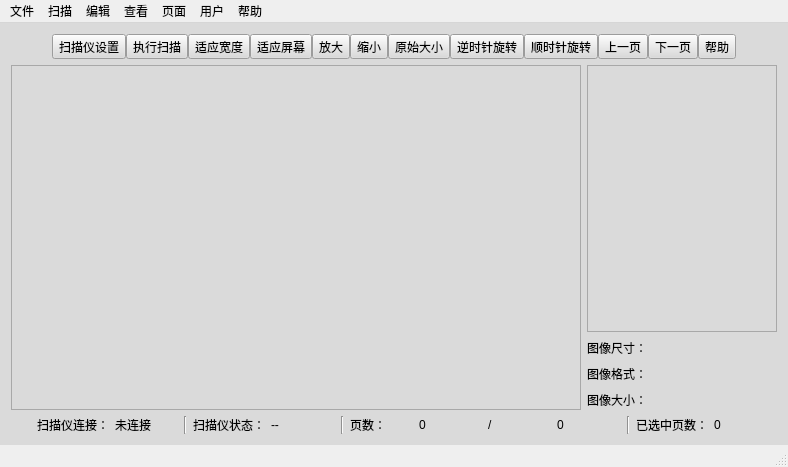
<?xml version="1.0" encoding="UTF-8"?>
<ui version="4.0">
 <class>MainWindow</class>
 <widget class="QMainWindow" name="MainWindow">
  <property name="geometry">
   <rect>
    <x>0</x>
    <y>0</y>
    <width>788</width>
    <height>467</height>
   </rect>
  </property>
  <property name="minimumSize">
   <size>
    <width>500</width>
    <height>300</height>
   </size>
  </property>
  <property name="contextMenuPolicy">
   <enum>Qt::NoContextMenu</enum>
  </property>
  <property name="windowTitle">
   <string>HuaGoScan For Linux</string>
  </property>
  <property name="windowIcon">
   <iconset resource="hg_sane_rsc.qrc">
    <normaloff>:/image_rsc/logo.ico</normaloff>:/image_rsc/logo.ico</iconset>
  </property>
  <widget class="QWidget" name="centralWidget">
   <property name="autoFillBackground">
    <bool>false</bool>
   </property>
   <property name="styleSheet">
    <string notr="true">QWidget{background-color:#dadada}</string>
   </property>
   <layout class="QVBoxLayout" name="verticalLayout_2">
    <item>
     <layout class="QHBoxLayout" name="horizontalLayout_6" stretch="0">
      <item>
       <layout class="QHBoxLayout" name="shortcut_layout" stretch="0,0,0,0,0,0,0,0,0,0,0,0">
        <property name="spacing">
         <number>0</number>
        </property>
        <item>
         <widget class="QToolButton" name="btn_settings">
          <property name="sizePolicy">
           <sizepolicy hsizetype="Fixed" vsizetype="Fixed">
            <horstretch>0</horstretch>
            <verstretch>0</verstretch>
           </sizepolicy>
          </property>
          <property name="text">
           <string>扫描仪设置</string>
          </property>
          <property name="icon">
           <iconset resource="hg_sane_rsc.qrc">
            <normaloff>:/image_rsc/ButtonIco/Normal/btnScannerSetting.png</normaloff>:/image_rsc/ButtonIco/Normal/btnScannerSetting.png</iconset>
          </property>
          <property name="iconSize">
           <size>
            <width>40</width>
            <height>40</height>
           </size>
          </property>
         </widget>
        </item>
        <item>
         <widget class="QToolButton" name="btn_scan">
          <property name="text">
           <string>执行扫描</string>
          </property>
          <property name="icon">
           <iconset resource="hg_sane_rsc.qrc">
            <normaloff>:/image_rsc/ButtonIco/Normal/btnScan.png</normaloff>:/image_rsc/ButtonIco/Normal/btnScan.png</iconset>
          </property>
          <property name="iconSize">
           <size>
            <width>40</width>
            <height>40</height>
           </size>
          </property>
         </widget>
        </item>
        <item>
         <widget class="QToolButton" name="btn_zoomFitH">
          <property name="text">
           <string>适应宽度</string>
          </property>
          <property name="icon">
           <iconset resource="hg_sane_rsc.qrc">
            <normaloff>:/image_rsc/ButtonIco/Normal/btnFitWindowWidth.png</normaloff>:/image_rsc/ButtonIco/Normal/btnFitWindowWidth.png</iconset>
          </property>
          <property name="iconSize">
           <size>
            <width>40</width>
            <height>40</height>
           </size>
          </property>
         </widget>
        </item>
        <item>
         <widget class="QToolButton" name="btn_zoomFitHV">
          <property name="text">
           <string>适应屏幕</string>
          </property>
          <property name="icon">
           <iconset resource="hg_sane_rsc.qrc">
            <normaloff>:/image_rsc/ButtonIco/Normal/btnFitWindow.png</normaloff>:/image_rsc/ButtonIco/Normal/btnFitWindow.png</iconset>
          </property>
          <property name="iconSize">
           <size>
            <width>40</width>
            <height>40</height>
           </size>
          </property>
         </widget>
        </item>
        <item>
         <widget class="QToolButton" name="btn_zoomIn">
          <property name="text">
           <string>放大</string>
          </property>
          <property name="icon">
           <iconset resource="hg_sane_rsc.qrc">
            <normaloff>:/image_rsc/ButtonIco/Normal/btnZoomOut.png</normaloff>:/image_rsc/ButtonIco/Normal/btnZoomOut.png</iconset>
          </property>
          <property name="iconSize">
           <size>
            <width>40</width>
            <height>40</height>
           </size>
          </property>
         </widget>
        </item>
        <item>
         <widget class="QToolButton" name="btn_zoomOut">
          <property name="text">
           <string>缩小</string>
          </property>
          <property name="icon">
           <iconset resource="hg_sane_rsc.qrc">
            <normaloff>:/image_rsc/ButtonIco/Normal/btnZoomIn.png</normaloff>:/image_rsc/ButtonIco/Normal/btnZoomIn.png</iconset>
          </property>
          <property name="iconSize">
           <size>
            <width>40</width>
            <height>40</height>
           </size>
          </property>
         </widget>
        </item>
        <item>
         <widget class="QToolButton" name="btn_zoomOri">
          <property name="text">
           <string>原始大小</string>
          </property>
          <property name="icon">
           <iconset resource="hg_sane_rsc.qrc">
            <normaloff>:/image_rsc/ButtonIco/Normal/btnOriginalSize.png</normaloff>:/image_rsc/ButtonIco/Normal/btnOriginalSize.png</iconset>
          </property>
          <property name="iconSize">
           <size>
            <width>40</width>
            <height>40</height>
           </size>
          </property>
         </widget>
        </item>
        <item>
         <widget class="QToolButton" name="btn_antiClockRotate">
          <property name="enabled">
           <bool>true</bool>
          </property>
          <property name="text">
           <string>逆时针旋转</string>
          </property>
          <property name="icon">
           <iconset resource="hg_sane_rsc.qrc">
            <normaloff>:/image_rsc/ButtonIco/Normal/btnRotateLeft.png</normaloff>:/image_rsc/ButtonIco/Normal/btnRotateLeft.png</iconset>
          </property>
          <property name="iconSize">
           <size>
            <width>40</width>
            <height>40</height>
           </size>
          </property>
          <property name="checkable">
           <bool>false</bool>
          </property>
          <property name="checked">
           <bool>false</bool>
          </property>
         </widget>
        </item>
        <item>
         <widget class="QToolButton" name="btn_clockRotate">
          <property name="enabled">
           <bool>true</bool>
          </property>
          <property name="text">
           <string>顺时针旋转</string>
          </property>
          <property name="icon">
           <iconset resource="hg_sane_rsc.qrc">
            <normaloff>:/image_rsc/ButtonIco/Normal/btnRotateRight.png</normaloff>:/image_rsc/ButtonIco/Normal/btnRotateRight.png</iconset>
          </property>
          <property name="iconSize">
           <size>
            <width>40</width>
            <height>40</height>
           </size>
          </property>
          <property name="checkable">
           <bool>false</bool>
          </property>
          <property name="checked">
           <bool>false</bool>
          </property>
         </widget>
        </item>
        <item>
         <widget class="QToolButton" name="btn_prePage">
          <property name="enabled">
           <bool>true</bool>
          </property>
          <property name="text">
           <string>上一页</string>
          </property>
          <property name="icon">
           <iconset resource="hg_sane_rsc.qrc">
            <normaloff>:/image_rsc/ButtonIco/Normal/btnPrevious.png</normaloff>:/image_rsc/ButtonIco/Normal/btnPrevious.png</iconset>
          </property>
          <property name="iconSize">
           <size>
            <width>40</width>
            <height>40</height>
           </size>
          </property>
          <property name="checkable">
           <bool>false</bool>
          </property>
          <property name="checked">
           <bool>false</bool>
          </property>
         </widget>
        </item>
        <item>
         <widget class="QToolButton" name="btn_nextPage">
          <property name="enabled">
           <bool>true</bool>
          </property>
          <property name="text">
           <string>下一页</string>
          </property>
          <property name="icon">
           <iconset resource="hg_sane_rsc.qrc">
            <normaloff>:/image_rsc/ButtonIco/Normal/btnNext.png</normaloff>:/image_rsc/ButtonIco/Normal/btnNext.png</iconset>
          </property>
          <property name="iconSize">
           <size>
            <width>40</width>
            <height>40</height>
           </size>
          </property>
          <property name="checkable">
           <bool>false</bool>
          </property>
          <property name="checked">
           <bool>false</bool>
          </property>
         </widget>
        </item>
        <item>
         <widget class="QToolButton" name="btn_help">
          <property name="enabled">
           <bool>true</bool>
          </property>
          <property name="text">
           <string>帮助</string>
          </property>
          <property name="icon">
           <iconset resource="hg_sane_rsc.qrc">
            <normaloff>:/image_rsc/ButtonIco/Normal/btnHelp.png</normaloff>:/image_rsc/ButtonIco/Normal/btnHelp.png</iconset>
          </property>
          <property name="iconSize">
           <size>
            <width>40</width>
            <height>40</height>
           </size>
          </property>
          <property name="checkable">
           <bool>false</bool>
          </property>
          <property name="checked">
           <bool>false</bool>
          </property>
         </widget>
        </item>
       </layout>
      </item>
     </layout>
    </item>
    <item>
     <layout class="QHBoxLayout" name="horizontalLayout" stretch="3,1">
      <item>
       <widget class="QGraphicsView" name="graphicsView">
        <property name="autoFillBackground">
         <bool>false</bool>
        </property>
        <property name="backgroundBrush">
         <brush brushstyle="NoBrush">
          <color alpha="255">
           <red>0</red>
           <green>0</green>
           <blue>0</blue>
          </color>
         </brush>
        </property>
        <property name="foregroundBrush">
         <brush brushstyle="NoBrush">
          <color alpha="255">
           <red>0</red>
           <green>0</green>
           <blue>0</blue>
          </color>
         </brush>
        </property>
        <property name="dragMode">
         <enum>QGraphicsView::ScrollHandDrag</enum>
        </property>
       </widget>
      </item>
      <item>
       <layout class="QVBoxLayout" name="verticalLayout">
        <item>
         <widget class="ImageList" name="listWidget"/>
        </item>
        <item>
         <layout class="QHBoxLayout" name="horizontalLayout_2">
          <item>
           <widget class="QLabel" name="lab_imgSizeTxt">
            <property name="text">
             <string>图像尺寸：</string>
            </property>
           </widget>
          </item>
          <item>
           <widget class="QLabel" name="lab_imgSize">
            <property name="text">
             <string/>
            </property>
           </widget>
          </item>
          <item>
           <spacer name="horizontalSpacer">
            <property name="orientation">
             <enum>Qt::Horizontal</enum>
            </property>
            <property name="sizeHint" stdset="0">
             <size>
              <width>40</width>
              <height>20</height>
             </size>
            </property>
           </spacer>
          </item>
         </layout>
        </item>
        <item>
         <layout class="QHBoxLayout" name="horizontalLayout_3">
          <item>
           <widget class="QLabel" name="lab_imgFormatTxt">
            <property name="text">
             <string>图像格式：</string>
            </property>
           </widget>
          </item>
          <item>
           <widget class="QLabel" name="lab_imgFormat">
            <property name="text">
             <string/>
            </property>
           </widget>
          </item>
          <item>
           <spacer name="horizontalSpacer_2">
            <property name="orientation">
             <enum>Qt::Horizontal</enum>
            </property>
            <property name="sizeHint" stdset="0">
             <size>
              <width>40</width>
              <height>20</height>
             </size>
            </property>
           </spacer>
          </item>
         </layout>
        </item>
        <item>
         <layout class="QHBoxLayout" name="horizontalLayout_4">
          <item>
           <widget class="QLabel" name="lab_imgDataTxt">
            <property name="text">
             <string>图像大小：</string>
            </property>
           </widget>
          </item>
          <item>
           <widget class="QLabel" name="lab_imgData">
            <property name="text">
             <string/>
            </property>
           </widget>
          </item>
          <item>
           <spacer name="horizontalSpacer_3">
            <property name="orientation">
             <enum>Qt::Horizontal</enum>
            </property>
            <property name="sizeHint" stdset="0">
             <size>
              <width>40</width>
              <height>20</height>
             </size>
            </property>
           </spacer>
          </item>
         </layout>
        </item>
       </layout>
      </item>
     </layout>
    </item>
    <item>
     <layout class="QHBoxLayout" name="horizontalLayout_5">
      <item>
       <widget class="QLabel" name="lab_admin">
        <property name="maximumSize">
         <size>
          <width>20</width>
          <height>20</height>
         </size>
        </property>
        <property name="text">
         <string/>
        </property>
        <property name="pixmap">
         <pixmap resource="hg_sane_rsc.qrc">:/image_rsc/statusBar_admin.png</pixmap>
        </property>
        <property name="scaledContents">
         <bool>true</bool>
        </property>
        <property name="alignment">
         <set>Qt::AlignRight|Qt::AlignTrailing|Qt::AlignVCenter</set>
        </property>
       </widget>
      </item>
      <item>
       <widget class="QLabel" name="lab_scanCnetTxt">
        <property name="text">
         <string>扫描仪连接：</string>
        </property>
       </widget>
      </item>
      <item>
       <widget class="QLabel" name="lab_scanCnet">
        <property name="text">
         <string>未连接</string>
        </property>
       </widget>
      </item>
      <item>
       <widget class="Line" name="line_statusBarV1">
        <property name="orientation">
         <enum>Qt::Vertical</enum>
        </property>
       </widget>
      </item>
      <item>
       <widget class="QLabel" name="lab_scanStatusTxt">
        <property name="text">
         <string>扫描仪状态：</string>
        </property>
       </widget>
      </item>
      <item>
       <widget class="QLabel" name="lab_scanStatus">
        <property name="text">
         <string>--</string>
        </property>
       </widget>
      </item>
      <item>
       <widget class="Line" name="line_statusBarV2">
        <property name="orientation">
         <enum>Qt::Vertical</enum>
        </property>
       </widget>
      </item>
      <item>
       <widget class="QLabel" name="lab_pageNumTxt">
        <property name="text">
         <string>页数：</string>
        </property>
       </widget>
      </item>
      <item>
       <widget class="QLabel" name="lab_currPageNum">
        <property name="text">
         <string>0</string>
        </property>
       </widget>
      </item>
      <item>
       <widget class="QLabel" name="lab_pageNumSep">
        <property name="text">
         <string>/</string>
        </property>
       </widget>
      </item>
      <item>
       <widget class="QLabel" name="lab_totalPageNum">
        <property name="text">
         <string>0</string>
        </property>
       </widget>
      </item>
      <item>
       <widget class="Line" name="line_statusBarV3">
        <property name="orientation">
         <enum>Qt::Vertical</enum>
        </property>
       </widget>
      </item>
      <item>
       <widget class="QLabel" name="lab_selectPageNumTxt">
        <property name="text">
         <string>已选中页数：</string>
        </property>
       </widget>
      </item>
      <item>
       <widget class="QLabel" name="lab_selectPageNum">
        <property name="text">
         <string>0</string>
        </property>
       </widget>
      </item>
     </layout>
    </item>
   </layout>
  </widget>
  <widget class="QMenuBar" name="menuBar">
   <property name="geometry">
    <rect>
     <x>0</x>
     <y>0</y>
     <width>788</width>
     <height>28</height>
    </rect>
   </property>
   <widget class="QMenu" name="menu_File">
    <property name="title">
     <string>文件</string>
    </property>
    <widget class="QMenu" name="menu_export">
     <property name="title">
      <string>导出文件...</string>
     </property>
     <addaction name="act_export_multiPdf"/>
     <addaction name="act_export_multiTif"/>
     <addaction name="act_export_multiOfd"/>
    </widget>
    <addaction name="act_open"/>
    <addaction name="act_save"/>
    <addaction name="act_saveAs"/>
    <addaction name="act_close"/>
    <addaction name="act_closeAll"/>
    <addaction name="act_imgInfo"/>
    <addaction name="menu_export"/>
    <addaction name="act_print"/>
    <addaction name="act_quit"/>
   </widget>
   <widget class="QMenu" name="menu_Scan">
    <property name="title">
     <string>扫描</string>
    </property>
    <addaction name="act_devSelect"/>
    <addaction name="act_scanSettings"/>
    <addaction name="act_scanSingle"/>
    <addaction name="act_scanLot"/>
   </widget>
   <widget class="QMenu" name="menu_Help">
    <property name="title">
     <string>帮助</string>
    </property>
    <addaction name="act_verInfo"/>
    <addaction name="act_help"/>
   </widget>
   <widget class="QMenu" name="menu_View">
    <property name="title">
     <string>查看</string>
    </property>
    <widget class="QMenu" name="menu_splitView">
     <property name="title">
      <string>拆分视图</string>
     </property>
     <addaction name="act_splitView_1"/>
     <addaction name="act_splitView_2"/>
     <addaction name="act_splitView_4"/>
     <addaction name="act_splitView_8"/>
    </widget>
    <addaction name="act_toolBar"/>
    <addaction name="act_statusBar"/>
    <addaction name="act_thumBar"/>
    <addaction name="separator"/>
    <addaction name="act_zoomIn"/>
    <addaction name="act_zoomOut"/>
    <addaction name="act_zoomFitHV"/>
    <addaction name="act_zoomFitH"/>
    <addaction name="act_zoomOri"/>
    <addaction name="menu_splitView"/>
    <addaction name="act_fullScreen"/>
   </widget>
   <widget class="QMenu" name="menu_Edit">
    <property name="title">
     <string>编辑</string>
    </property>
    <widget class="QMenu" name="menu_antiClockRotate">
     <property name="title">
      <string>逆时针旋转</string>
     </property>
     <addaction name="act_antiClock_currPage"/>
     <addaction name="act_antiClock_allPage"/>
     <addaction name="act_antiClock_oddPage"/>
     <addaction name="act_antiClock_evenPage"/>
    </widget>
    <widget class="QMenu" name="menu_clockRotate">
     <property name="title">
      <string>顺时针旋转</string>
     </property>
     <addaction name="act_clock_currPage"/>
     <addaction name="act_clock_allPage"/>
     <addaction name="act_clock_oddPage"/>
     <addaction name="act_clock_evenPage"/>
    </widget>
    <addaction name="act_BCG"/>
    <addaction name="menu_antiClockRotate"/>
    <addaction name="menu_clockRotate"/>
   </widget>
   <widget class="QMenu" name="menu_Pages">
    <property name="title">
     <string>页面</string>
    </property>
    <widget class="QMenu" name="menu_insertPage">
     <property name="title">
      <string>插入/添加页面</string>
     </property>
     <addaction name="action1"/>
    </widget>
    <addaction name="act_nextPage"/>
    <addaction name="act_prePage"/>
    <addaction name="act_lastPage"/>
    <addaction name="act_firstPage"/>
    <addaction name="act_chosenPage"/>
    <addaction name="act_deletePage"/>
    <addaction name="menu_insertPage"/>
   </widget>
   <widget class="QMenu" name="menu_user">
    <property name="title">
     <string>用户</string>
    </property>
    <addaction name="act_adminLogin"/>
    <addaction name="act_logOutput"/>
    <addaction name="act_logClr"/>
    <addaction name="separator"/>
    <addaction name="act_consumeStatus"/>
    <addaction name="separator"/>
    <addaction name="act_setSleepTime"/>
    <addaction name="separator"/>
    <addaction name="act_cacheClr"/>
   </widget>
   <addaction name="menu_File"/>
   <addaction name="menu_Scan"/>
   <addaction name="menu_Edit"/>
   <addaction name="menu_View"/>
   <addaction name="menu_Pages"/>
   <addaction name="menu_user"/>
   <addaction name="menu_Help"/>
  </widget>
  <widget class="QStatusBar" name="statusBar"/>
  <action name="act_open">
   <property name="text">
    <string>打开..</string>
   </property>
  </action>
  <action name="act_close">
   <property name="text">
    <string>关闭</string>
   </property>
  </action>
  <action name="act_devSelect">
   <property name="text">
    <string>选择扫描仪..</string>
   </property>
  </action>
  <action name="act_save">
   <property name="text">
    <string>保存..</string>
   </property>
  </action>
  <action name="act_saveAs">
   <property name="text">
    <string>另存为..</string>
   </property>
  </action>
  <action name="act_scanSettings">
   <property name="text">
    <string>扫描仪设置..</string>
   </property>
  </action>
  <action name="act_verInfo">
   <property name="text">
    <string>关于..</string>
   </property>
   <property name="iconText">
    <string>版本信息..</string>
   </property>
  </action>
  <action name="act_zoomIn">
   <property name="text">
    <string>放大</string>
   </property>
  </action>
  <action name="act_zoomOut">
   <property name="text">
    <string>缩小</string>
   </property>
  </action>
  <action name="act_thumBar">
   <property name="checkable">
    <bool>true</bool>
   </property>
   <property name="checked">
    <bool>true</bool>
   </property>
   <property name="text">
    <string>缩略图栏</string>
   </property>
  </action>
  <action name="act_zoomFitHV">
   <property name="text">
    <string>适应屏幕</string>
   </property>
  </action>
  <action name="act_zoomOri">
   <property name="text">
    <string>原始大小</string>
   </property>
  </action>
  <action name="act_closeAll">
   <property name="text">
    <string>关闭所有文件</string>
   </property>
  </action>
  <action name="act_imgInfo">
   <property name="text">
    <string>图像信息..</string>
   </property>
  </action>
  <action name="act_print">
   <property name="text">
    <string>打印..</string>
   </property>
  </action>
  <action name="act_quit">
   <property name="text">
    <string>退出</string>
   </property>
  </action>
  <action name="act_scanSingle">
   <property name="text">
    <string>扫描单页</string>
   </property>
  </action>
  <action name="act_scanLot">
   <property name="text">
    <string>扫描批次到文件..</string>
   </property>
  </action>
  <action name="act_BCG">
   <property name="text">
    <string>亮度/对比度</string>
   </property>
  </action>
  <action name="act_antiClock_currPage">
   <property name="text">
    <string>当前页面</string>
   </property>
   <property name="iconText">
    <string>当前页面</string>
   </property>
  </action>
  <action name="act_antiClock_allPage">
   <property name="text">
    <string>全部页面</string>
   </property>
   <property name="iconText">
    <string>全部页面</string>
   </property>
  </action>
  <action name="act_antiClock_oddPage">
   <property name="text">
    <string>奇数页面</string>
   </property>
   <property name="iconText">
    <string>奇数页面</string>
   </property>
  </action>
  <action name="act_antiClock_evenPage">
   <property name="text">
    <string>偶数页面</string>
   </property>
   <property name="iconText">
    <string>偶数页面</string>
   </property>
  </action>
  <action name="act_clock_currPage">
   <property name="text">
    <string>当前页面</string>
   </property>
  </action>
  <action name="act_clock_allPage">
   <property name="text">
    <string>全部页面</string>
   </property>
  </action>
  <action name="act_clock_oddPage">
   <property name="text">
    <string>奇数页面</string>
   </property>
  </action>
  <action name="act_clock_evenPage">
   <property name="text">
    <string>偶数页面</string>
   </property>
  </action>
  <action name="act_toolBar">
   <property name="checkable">
    <bool>true</bool>
   </property>
   <property name="checked">
    <bool>true</bool>
   </property>
   <property name="text">
    <string>工具栏</string>
   </property>
  </action>
  <action name="act_statusBar">
   <property name="checkable">
    <bool>true</bool>
   </property>
   <property name="checked">
    <bool>true</bool>
   </property>
   <property name="text">
    <string>状态栏</string>
   </property>
  </action>
  <action name="act_zoomFitH">
   <property name="text">
    <string>适应宽度</string>
   </property>
  </action>
  <action name="act_fullScreen">
   <property name="text">
    <string>全屏</string>
   </property>
  </action>
  <action name="act_splitView_1">
   <property name="text">
    <string>1</string>
   </property>
  </action>
  <action name="act_splitView_2">
   <property name="text">
    <string>2</string>
   </property>
  </action>
  <action name="act_splitView_4">
   <property name="text">
    <string>4</string>
   </property>
  </action>
  <action name="act_splitView_8">
   <property name="text">
    <string>8</string>
   </property>
  </action>
  <action name="act_help">
   <property name="text">
    <string>帮助文档..</string>
   </property>
  </action>
  <action name="act_nextPage">
   <property name="text">
    <string>下一页</string>
   </property>
  </action>
  <action name="act_prePage">
   <property name="text">
    <string>上一页</string>
   </property>
  </action>
  <action name="act_lastPage">
   <property name="text">
    <string>最后一页</string>
   </property>
  </action>
  <action name="act_firstPage">
   <property name="text">
    <string>第一页</string>
   </property>
  </action>
  <action name="act_chosenPage">
   <property name="text">
    <string>指定页面..</string>
   </property>
  </action>
  <action name="act_deletePage">
   <property name="text">
    <string>删除页面</string>
   </property>
  </action>
  <action name="action1">
   <property name="text">
    <string>1</string>
   </property>
  </action>
  <action name="act_logOutput">
   <property name="text">
    <string>导出日志文档..</string>
   </property>
  </action>
  <action name="act_consumeStatus">
   <property name="text">
    <string>耗材状态查询..</string>
   </property>
  </action>
  <action name="act_logClr">
   <property name="text">
    <string>清空日志文档</string>
   </property>
  </action>
  <action name="act_export_multiPdf">
   <property name="text">
    <string>导出为多页pdf文档..</string>
   </property>
  </action>
  <action name="act_export_multiTif">
   <property name="text">
    <string>导出为多页tif文档..</string>
   </property>
  </action>
  <action name="act_setSleepTime">
   <property name="text">
    <string>设置休眠时间..</string>
   </property>
  </action>
  <action name="act_cacheClr">
   <property name="text">
    <string>缓存清零</string>
   </property>
  </action>
  <action name="act_export_multiOfd">
   <property name="text">
    <string>导出为多页ofd文档..</string>
   </property>
  </action>
  <action name="act_adminLogin">
   <property name="text">
    <string>管理员权限..</string>
   </property>
  </action>
 </widget>
 <layoutdefault spacing="6" margin="11"/>
 <customwidgets>
  <customwidget>
   <class>ImageList</class>
   <extends>QListWidget</extends>
   <header>imageList.h</header>
  </customwidget>
 </customwidgets>
 <resources>
  <include location="hg_sane_rsc.qrc"/>
 </resources>
 <connections/>
</ui>
